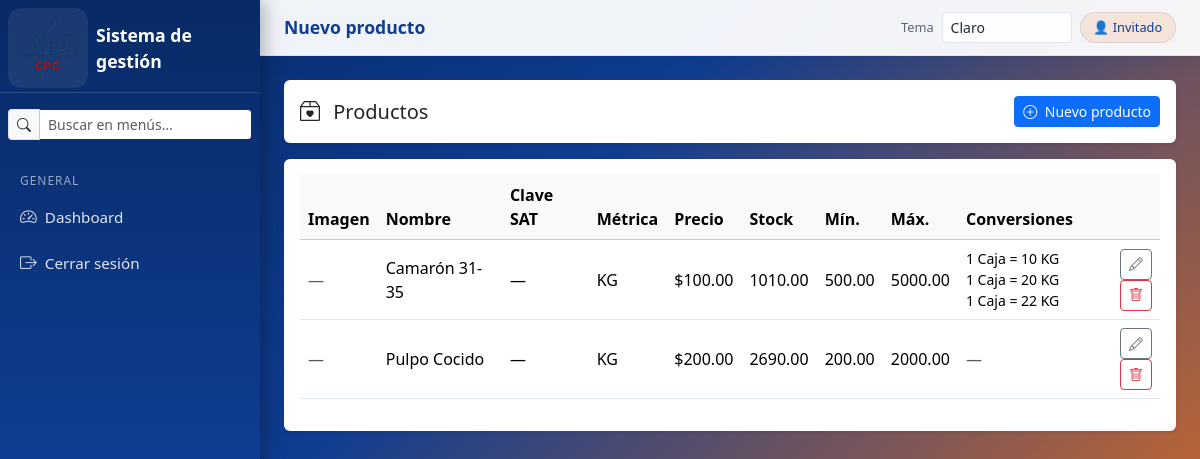
Screenshot of /catalogos/productos/ with the database file from the repository.
### catalogos/models.py (models this page shows, shortened)
class Producto(models.Model):
    categoria = models.ForeignKey(
        Categoria,
        on_delete=models.SET_NULL,
        null=True,
        blank=True,
        related_name="productos",
    )
    nombre = models.CharField(max_length=150)
    nombre_normalizado = models.CharField(
        max_length=160,
        editable=False,
        unique=True,  # clave para evitar duplicados “similares”
    )
    clave_sat = models.CharField(max_length=8, blank=True, null=True)
    metrica = models.CharField(max_length=30)
    precio = models.DecimalField(max_digits=10, decimal_places=2)
    stock = models.DecimalField(max_digits=10, decimal_places=2, default=0)
    stock_minimo = models.DecimalField(max_digits=10, decimal_places=2, default=0)
    stock_maximo = models.DecimalField(max_digits=10, decimal_places=2, default=0)
    imagen = models.ImageField(upload_to="productos", blank=True, null=True)
    imagen_base64 = models.TextField(blank=True, null=True)
    es_equipo = models.BooleanField(
        default=False,
        help_text="Indica si el producto es un equipo con número de serie"
    )

class ProductoMetricaConversion(models.Model):
    producto = models.ForeignKey(
        Producto,
        on_delete=models.CASCADE,
        related_name="conversiones_metricas",
    )
    nombre = models.CharField(
        max_length=100,
        help_text="Nombre visible de la presentación. Ejemplo: Caja 10 kgs.",
    )
    nombre_normalizado = models.CharField(max_length=120, editable=False)
    unidad_origen = models.CharField(
        max_length=30,
        help_text="Unidad o presentación que venderá el usuario. Ejemplo: Caja.",
    )
    cantidad_origen = models.DecimalField(
        max_digits=6,
        decimal_places=0,
        default=Decimal("1"),
        validators=[MinValueValidator(Decimal("0.01"))],
        help_text="Cantidad base de la unidad origen. Normalmente 1.",
    )
    factor_conversion = models.DecimalField(
        max_digits=6,
        decimal_places=0,
        validators=[MinValueValidator(Decimal("0.01"))],
        help_text="Cuánto equivale la cantidad origen en la métrica default del producto.",
    )
    activo = models.BooleanField(default=True)
    fecha_alta = models.DateTimeField(auto_now_add=True)
    class Meta:
        verbose_name = "Conversión de métrica"
        verbose_name_plural = "Conversiones de métricas"
        ordering = ["producto__nombre", "nombre"]
        constraints = [
            models.UniqueConstraint(
                fields=["producto", "nombre_normalizado"],
                name="uq_producto_conversion_nombre_normalizado",
            )
        ]
    @property
    def metrica_default(self):
        return self.producto.metrica
    @property
    def equivalencia_texto(self):
        def decimal_legible(valor):
            if valor is None:
                return "0"
            texto = format(valor, "f")
            if "." in texto:
                texto = texto.rstrip("0").rstrip(".")
            return texto or "0"
        cantidad_origen = decimal_legible(self.cantidad_origen)
        factor = decimal_legible(self.factor_conversion)
        return f"{cantidad_origen} {self.unidad_origen} = {factor} {self.metrica_default}"

### catalogos/views.py (the view)
# urls.py: path("productos/", productos_list, name="productos_list"),
def productos_list(request):
    productos = Producto.objects.all().order_by("nombre")
    return render(request, "catalogos/productos_list.html", {
        "productos": productos
    })

### accounts/templatetags/roles.py (called while the page is built)
@register.filter
def has_group(user, group_name: str) -> bool:
    if not user or not user.is_authenticated:
        return False
    return user.groups.filter(name=group_name).exists()

### templates/catalogos/productos_list.html (shortened to what this page needs)
{% extends "base.html" %}
{% load static %}
{% block page_title %}
  {% if producto %}Editar producto{% else %}Nuevo producto{% endif %}
{% endblock %}
{% block content %}
<div class="row">
  <div class="col-12">
    <div class="card border-0 shadow-sm">
      <div class="card-body d-flex justify-content-between align-items-center">
        <h5 class="mb-0">
          <i class="bi bi-box2-heart me-2"></i>
          Productos
        </h5>
        <a href="{% url 'productos_form' %}" class="btn btn-sm btn-primary">
          <i class="bi bi-plus-circle me-1"></i>
          Nuevo producto
        </a>
      </div>
    </div>
  </div>
  <div class="col-12 mt-3">
    <div class="card border-0 shadow-sm">
      <div class="card-body">
        <table class="table table-hover align-middle">
          <thead class="table-light">
            <tr>
              <th>Imagen</th>
              <th>Nombre</th>
              <th>Clave SAT</th>
              <th>Métrica</th>
              <th>Precio</th>
              <th>Stock</th>
              <th>Mín.</th>
              <th>Máx.</th>
              <th>Conversiones</th>
              <th></th>
            </tr>
          </thead>
          <tbody>
            {% for producto in productos %}
              <tr>
                <td>
                  {% if producto.imagen_base64 %}
                    <img
                         alt="Imagen"
                         style="width: 48px; height: 48px; object-fit: cover;"
                         class="rounded border">
                  {% else %}
                    <span class="text-muted">—</span>
                  {% endif %}
                </td>
                <td>{{ producto.nombre }}</td>
                <td>{{ producto.clave_sat|default:"—" }}</td>
                <td>{{ producto.metrica }}</td>
                <td>${{ producto.precio }}</td>
                <td>{{ producto.stock }}</td>
                <td>{{ producto.stock_minimo }}</td>
                <td>{{ producto.stock_maximo }}</td>
                <td>
                  {% with conversiones=producto.conversiones_metricas.all %}
                    {% if conversiones %}
                      <div class="small">
                        {% for conversion in conversiones %}
                          <div>{{ conversion.equivalencia_texto }}</div>
                        {% endfor %}
                      </div>
                    {% else %}
                      <span class="text-muted">—</span>
                    {% endif %}
                  {% endwith %}
                </td>
                <td class="text-end">
                  <a href="{% url 'productos_edit' producto.pk %}"
                     class="btn btn-sm btn-outline-secondary">
                    <i class="bi bi-pencil"></i>
                  </a>
                  {% if producto.stock != 0 %}
                    <a href="{% url 'productos_delete' producto.pk %}"
                       class="btn btn-sm btn-outline-danger">
                      <i class="bi bi-trash"></i>
                    </a>
                  {% else %}
                    <button type="button"
                            class="btn btn-sm btn-outline-danger"
                            title="Solo puedes eliminar productos con stock 0">
                      <i class="bi bi-trash"></i>
                    </button>
                  {% endif %}
                </td>
              </tr>
            {% empty %}
              <tr>
                <td colspan="11" class="text-center text-muted">
                  No hay productos registrados aún.
                </td>
              </tr>
            {% endfor %}
          </tbody>
        </table>
      </div>
    </div>
  </div>
</div>
{% endblock %}

### static/css/base.css (style rules this page uses)
:root, html[data-theme="light"], body[data-theme="light"] { --color-bg: #f4f7fb; --color-bg-alt: #eaf1fb; --color-surface: #ffffff; --color-surface-soft: #f8fbff; --color-primary: #0f3d91; --color-primary-strong: #082a66; --color-primary-soft: #3b82f6; --color-secondary: #f97316; --color-secondary-soft: #fb923c; --color-accent: #ffb703; --color-text: #1f2937; --color-text-soft: #5b6472; --color-text-inverse: #ffffff; --color-border: rgba(15, 61, 145, 0.12); --color-border-strong: rgba(15, 61, 145, 0.22); --color-sidebar-text: rgba(255, 255, 255, 0.88); --color-sidebar-muted: rgba(255, 255, 255, 0.58); --color-sidebar-hover: rgba(255, 183, 3, 0.18); --color-sidebar-active: #ffd166; --shadow-soft: 0 14px 34px rgba(8, 42, 102, 0.14); --shadow-strong: 0 18px 45px rgba(7, 24, 58, 0.28); --focus-ring: 0 0 0 0.2rem rgba(249, 115, 22, 0.22); --gradient-main: linear-gradient(135deg, #082a66 0%, #0f3d91 38%, #f97316 100%); --gradient-sidebar: linear-gradient(180deg, #082a66 0%, #0f3d91 58%, #f97316 100%); --gradient-auth: linear-gradient(145deg, #082a66 0%, #0f3d91 45%, #fb923c 100%); --gradient-hero: linear-gradient(160deg, #0a224f 0%, #123f93 56%, #f97316 100%); --badge-bg: rgba(249, 115, 22, 0.12); }
html { color-scheme: light; }
body { background-color: var(--color-bg); color: var(--color-text); transition: background-color 0.25s ease, color 0.25s ease; }
.solar-sidebar, .solar-main-header, .auth-card, .auth-hero, .bg-solar-main, .bg-solar-auth, .solar-badge-user, .form-control, .form-select, .input-group-text, .btn-solar { transition: background 0.25s ease, background-color 0.25s ease, color 0.25s ease, border-color 0.25s ease, box-shadow 0.25s ease; }
.bg-solar-main { min-height: 100vh; margin: 0; background: var(--gradient-main); color: var(--color-text); }
.solar-main-content .card, .solar-main-content .table, .solar-main-content .modal-content, .solar-main-content .dropdown-menu { border-color: var(--color-border); }

### rows the page displays
Producto: nombre "Camarón 31-35", clave_sat "—", metrica "KG", precio "100.00", stock "1010.00", stock_minimo "500.00", stock_maximo "5000.00"
ProductoMetricaConversion: equivalencia_texto "1 Caja = 10 KG"
ProductoMetricaConversion: equivalencia_texto "1 Caja = 20 KG"
ProductoMetricaConversion: equivalencia_texto "1 Caja = 22 KG"
Producto: nombre "Pulpo Cocido", clave_sat "—", metrica "KG", precio "200.00", stock "2690.00", stock_minimo "200.00", stock_maximo "2000.00"
